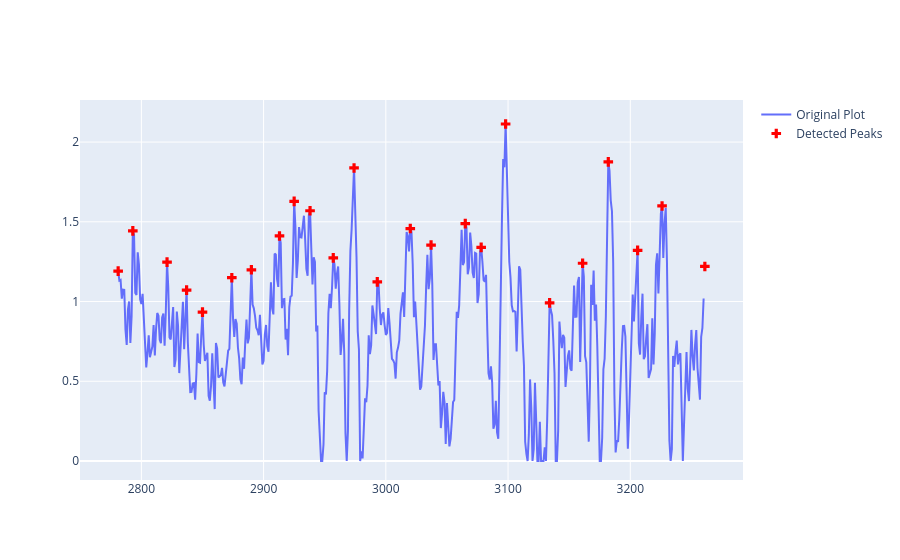

Here is the notebook cell this chart was saved with:
### Code cell
#
#
# following is a subsegment to extract part of the data for visualization
# NB: j is starting value op peaks and range is number of points to be visualized
#
sub_ind = []
j = 100
for i in range(0,24):
    k = j + i
    val = indices[k]
    sub_ind.append(val)
#
sub_pot = pot_maxima.loc[sub_ind]

#
# Update numbers based on range!
#
inst = sub_ind[0]
inen = sub_ind[23]
sub_tim = time_series[inst:inen]
sub_pos = list(itertools.chain(range(inst, inen)))
#
fig = go.Figure()
fig.add_trace(go.Scatter(
    x=sub_pos,y=sub_tim,
    mode='lines',
    name='Original Plot'
))

#
#
fig.add_trace(go.Scatter(
    x=sub_ind,y=sub_pot,
    mode='markers',
    marker=dict(
        size=8,
        color='red',
        symbol='cross'
    ),
    name='Detected Peaks'
))

fig.show()

#
pot_time = []
for i in range(0,kmax):
    val = indices[i]
    pot_time.append(dft[val])
#
fig, ax = plt.subplots(1, 1)
plt.xlabel('Hs (m)')
plt.ylabel('pdf of Hs max values')
ax.hist(pot_maxima, histtype='stepfilled')
plt.show()
#
pass

### Figure 1 — Plotly figure (JSON) as saved in the notebook; plotly's stock layout.template omitted (floating-point values rounded to 4 significant figures; data arrays with more than 128 entries replaced by an {"elided": "..."} marker saying what was removed)
{"data": [{"mode": "lines", "name": "Original Plot", "type": "scatter", "x": {"elided": "480 int values"}, "y": {"elided": "480 float values"}}, {"marker": {"color": "red", "size": 8, "symbol": "cross"}, "mode": "markers", "name": "Detected Peaks", "type": "scatter", "x": [2781, 2793, 2821, 2837, 2850, 2874, 2890, 2913, 2925, 2938, 2957, 2974, 2993, 3020, 3037, 3065, 3078, 3098, 3134, 3161, 3182, 3206, 3226, 3261], "y": [1.191, 1.443, 1.247, 1.072, 0.9336, 1.149, 1.199, 1.411, 1.628, 1.569, 1.274, 1.838, 1.123, 1.458, 1.354, 1.488, 1.34, 2.113, 0.9917, 1.24, 1.875, 1.321, 1.599, 1.22]}], "layout": {}}
